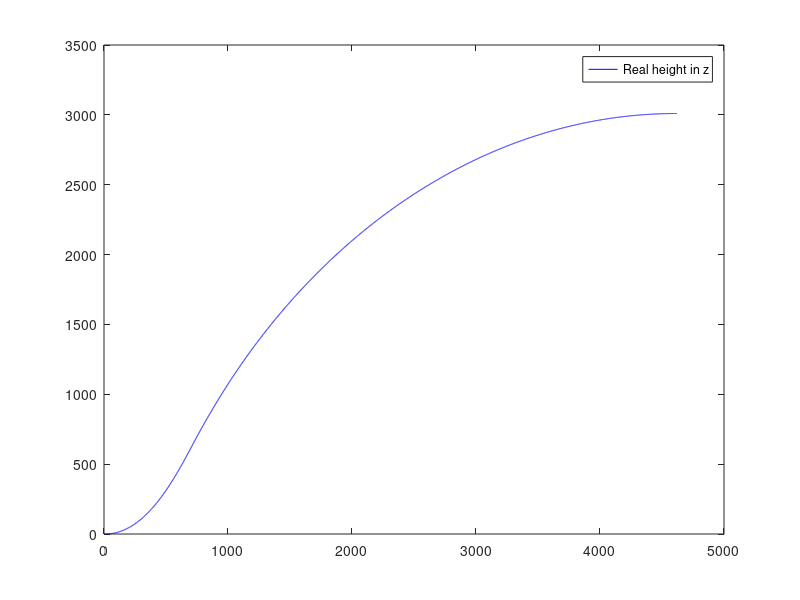
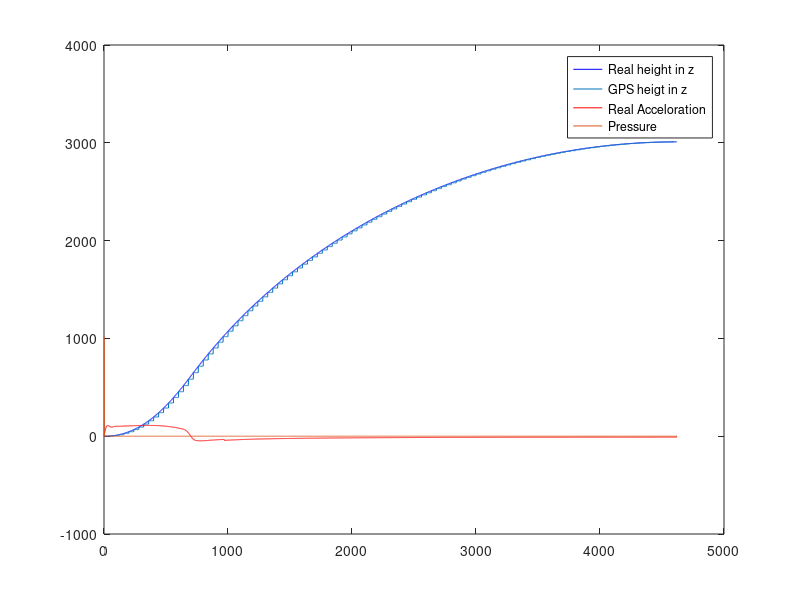

MATLAB code to generate these figures, in order: (Note: this script raises an error after producing the figures.)
% In this script the State Estimation from given Sensor Data or self produced should be
% compared to the ground truth.

clear all; close all;

%% Initalize the System

% x1 = Height, x2 = Velocity, x3 Acceloration
A = [0 1 0;0 0 1; 0 0 0];
B = [0;0;0];                %No direct input
C = [1 0 0;0 0 1];          %Output ist Height and Acceleration
D = [0;0];
G = [0;0;1];                %System noise only on acceloration



% Get the time vector from the ARIS simulation.
load('TimeFromHassan.mat');
TimeVec = t';
Tau =  TimeVec(end)/length(TimeVec);


 %Diskretierung der Systemmatritzen
Ad = expm(A*Tau);     
Gd = Ad * G;
Bd = Ad * B;


%% Observability test;
rank([C;C*Ad;C*Ad*Ad])

%% Read sensor Data
load('StateFromHassan.mat');

% Get the heigth vector from the ARIS simulation.
h = state(:,3)';

% plot it
figure('Name','Real Data')
plot(h,'b') %%Original bahn
legend('Real height in z');


%% Produce sensor Data self

figure('Name','Real Data');
% get acceloration by differentiate height:
a = diff(diff(h)/Tau)/Tau;
% Ad zeros to maintain vector length
a = [a 0 0];

% get height of GPS by deleting engouh values so it becomes 5Hz sample rate
GPSTau = 1/5;

%h_mes_GPS = zeros(1,length(h));
%h_me_GPS = decimate(h,uint(GPSTau/Tau));
for k =  1:(length(h)/round(GPSTau/Tau))
    for t =  1:round(GPSTau/Tau)
        h_mes_GPS((k-1)*round(GPSTau/Tau)+t) = h((k-1)*round(GPSTau/Tau)+1);
   end
end

% get Barometric Data (pressure)
% Pressure Data Temp/Po are just assumptions !!!!

g = 9.81;
m = 0.029; %Mass of average air
k = 1.3806503e-23;   %Bolzman const
R = 8.314472;    %Gas const
Po = 1013.25;    %Pressure at altitude 0
T = 15 + 273.15;    %Temperature in Kelvin
p1_mes = Po*exp(-(m*g*h)./(k*T));


plot(h,'b');
hold on;
plot(h_mes_GPS)
plot(a,'r');
plot(p1_mes);
legend('Real height in z','GPS heigt in z','Real Acceloration','Pressure');
hold off;

%% Add noise to sensor data

figure('Name','Noise Data');
plot(pnoise,'g');
plot(a,'r');
plot(anoise,'y');
legend('Position Real','Position Measured','Acceloration Real','Acceloration Measured');
hold off;


%% State estiamation loop

% NoiseMatices
R = [0 0;0 0];      %Sensor noise
Q = [0];            %System noise

% Initialize
u = zeros(1,length(TimeVec));  %Input vector is zero
y = [0;0];           %Output are the measurements
x = [0;0;0];                   %Is reality
P = [1 0 0;0 1 0;0 0 1];


% Loop
for k = 1:length(TimeVec)
    K = P*C'*pinv(C*P*C' + R);
    x = x + K*(y(:,k) - C*x);
    P = (eye(3)-K*C)*P;
    
    s(k)=x(1); v(k)=x(2); aes(k)=x(3);  %Save data from the Sensor fusion
    
    x = Ad*x + B*u(k);
    P = Ad*P*Ad' + Gd*Q*Gd';

end

%% Plot
